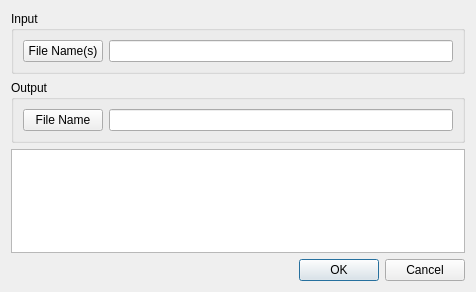
<?xml version="1.0" encoding="UTF-8"?>
<ui version="4.0">
 <class>convert_KML</class>
 <widget class="QDialog" name="convert_KML">
  <property name="geometry">
   <rect>
    <x>0</x>
    <y>0</y>
    <width>476</width>
    <height>292</height>
   </rect>
  </property>
  <property name="windowTitle">
   <string>Dialog</string>
  </property>
  <layout class="QGridLayout" name="gridLayout">
   <item row="1" column="0">
    <widget class="QGroupBox" name="groupBox_3">
     <property name="font">
      <font>
       <family>Arial</family>
      </font>
     </property>
     <property name="title">
      <string>Output</string>
     </property>
     <layout class="QHBoxLayout" name="horizontalLayout_2">
      <item>
       <widget class="QPushButton" name="outputFileNameBrowseBtn">
        <property name="font">
         <font>
          <family>Arial</family>
         </font>
        </property>
        <property name="toolTip">
         <string>Browse for an output file name. </string>
        </property>
        <property name="text">
         <string>File Name</string>
        </property>
       </widget>
      </item>
      <item>
       <widget class="QLineEdit" name="outputFileNameText">
        <property name="sizePolicy">
         <sizepolicy hsizetype="Expanding" vsizetype="Fixed">
          <horstretch>10</horstretch>
          <verstretch>0</verstretch>
         </sizepolicy>
        </property>
        <property name="font">
         <font>
          <family>Arial</family>
         </font>
        </property>
       </widget>
      </item>
     </layout>
    </widget>
   </item>
   <item row="0" column="0">
    <widget class="QGroupBox" name="groupBox_2">
     <property name="font">
      <font>
       <family>Arial</family>
      </font>
     </property>
     <property name="title">
      <string>Input </string>
     </property>
     <layout class="QHBoxLayout" name="horizontalLayout">
      <item>
       <widget class="QPushButton" name="inputFileNameBrowseBtn">
        <property name="font">
         <font>
          <family>Arial</family>
         </font>
        </property>
        <property name="toolTip">
         <string>Browse for one or more input files. </string>
        </property>
        <property name="text">
         <string>File Name(s)</string>
        </property>
       </widget>
      </item>
      <item>
       <widget class="QLineEdit" name="inputFileNameText">
        <property name="sizePolicy">
         <sizepolicy hsizetype="Expanding" vsizetype="Fixed">
          <horstretch>10</horstretch>
          <verstretch>0</verstretch>
         </sizepolicy>
        </property>
        <property name="font">
         <font>
          <family>Arial</family>
         </font>
        </property>
        <property name="readOnly">
         <bool>true</bool>
        </property>
       </widget>
      </item>
     </layout>
    </widget>
   </item>
   <item row="2" column="0">
    <widget class="QPlainTextEdit" name="outputWindow">
     <property name="sizePolicy">
      <sizepolicy hsizetype="Preferred" vsizetype="Preferred">
       <horstretch>10</horstretch>
       <verstretch>10</verstretch>
      </sizepolicy>
     </property>
     <property name="font">
      <font>
       <family>Arial</family>
      </font>
     </property>
     <property name="toolTip">
      <string>Output of GPSBabel translation process. </string>
     </property>
    </widget>
   </item>
   <item row="3" column="0">
    <widget class="QDialogButtonBox" name="buttonBox">
     <property name="font">
      <font>
       <family>Arial</family>
      </font>
     </property>
     <property name="standardButtons">
      <set>QDialogButtonBox::Cancel|QDialogButtonBox::Ok</set>
     </property>
    </widget>
   </item>
  </layout>
 </widget>
 <resources/>
 <connections/>
</ui>
